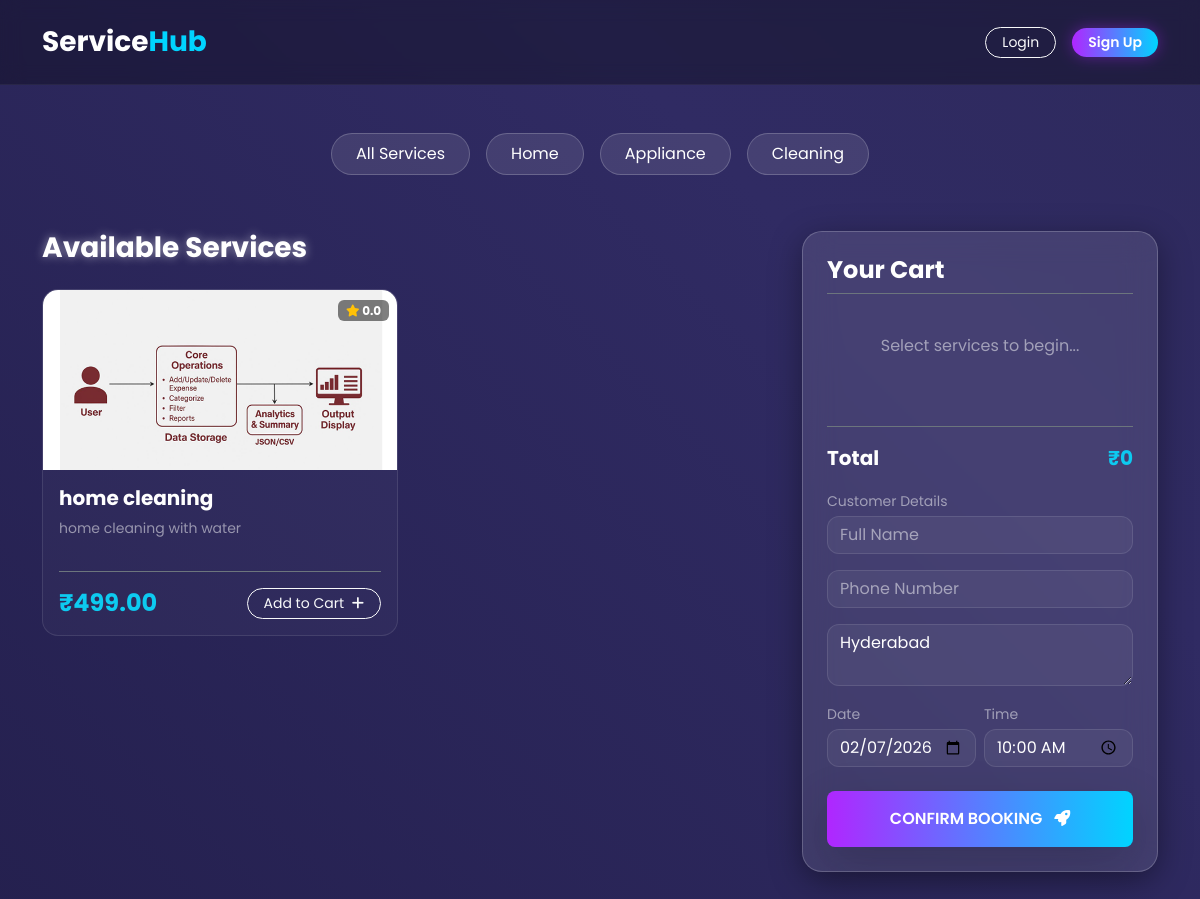
/?category=Cleaning, run on the app's committed database.
### core/models.py (models this page shows, shortened)
class Service(models.Model):
    name = models.CharField(max_length=100)
    description = models.TextField()
    price = models.DecimalField(max_digits=10, decimal_places=2)
    category = models.CharField(max_length=50, choices=[('Home', 'Home'), ('Appliance', 'Appliance'), ('Cleaning', 'Cleaning')], default='Home')
    image = models.ImageField(upload_to='service_images/', blank=True, null=True)
    def average_rating(self):
        reviews = self.reviews.all()
        if reviews:
            return sum([r.rating for r in reviews]) / len(reviews)
        return 0

### core/views.py (the view)
# urls.py: path('', views.home, name='home'),
def home(request):
    services = Service.objects.all()
    category = request.GET.get('category')
    search = request.GET.get('search')
    if category:
        services = services.filter(category=category)
    if search:
        services = services.filter(name__icontains=search)
    if request.method == 'POST':
        if not request.user.is_authenticated:
            return redirect('login')
        cart_data = request.POST.get('cart_json')
        form = BookingForm(request.POST)
        if form.is_valid() and cart_data:
            try:
                cart_items = json.loads(cart_data)
                if not cart_items:
                    messages.error(request, "Your cart is empty!")
                    return redirect('home')
                booking = form.save(commit=False)
                booking.user = request.user
                booking.save() # Get ID
                total = 0
                for item in cart_items:
                    service = Service.objects.get(id=item['id'])
                    qty = int(item['quantity'])
                    BookingItem.objects.create(booking=booking, service=service, quantity=qty, price=service.price)
                    total += (service.price * qty)
                booking.total_amount = total
                booking.save()
                messages.success(request, "Booking Successful!")
                return redirect('my_bookings')
            except Exception as e:
                print(e)
                messages.error(request, "Something went wrong.")
    else:
        form = BookingForm()
    return render(request, 'home.html', {'services': services, 'form': form})

### core/forms.py
class BookingForm(forms.ModelForm):
    class Meta:
        model = Booking
        fields = ['customer_name', 'customer_phone', 'address', 'booking_date', 'booking_time']
        widgets = {
            'customer_name': forms.TextInput(attrs={'class': 'form-control', 'placeholder': 'Full Name'}),
            'customer_phone': forms.TextInput(attrs={'class': 'form-control', 'placeholder': 'Phone Number'}),
            'address': forms.Textarea(attrs={'class': 'form-control', 'rows': 2, 'placeholder': 'Service Address'}),
            'booking_date': forms.DateInput(attrs={'type': 'date', 'class': 'form-control'}),
            'booking_time': forms.TimeInput(attrs={'type': 'time', 'class': 'form-control'}),
        }

### core/templates/home.html (shortened to what this page needs)
{% extends 'base.html' %}
{% block content %}
<div class="container py-5">
    <div class="d-flex gap-3 overflow-auto mb-5 pb-2 justify-content-center">
        <a href="/" class="btn category-btn rounded-pill px-4 py-2">All Services</a>
        <a href="/?category=Home" class="btn category-btn rounded-pill px-4 py-2">Home</a>
        <a href="/?category=Appliance" class="btn category-btn rounded-pill px-4 py-2">Appliance</a>
        <a href="/?category=Cleaning" class="btn category-btn rounded-pill px-4 py-2">Cleaning</a>
    </div>
    <div class="row g-4">
        <div class="col-lg-8">
            <h3 class="fw-bold mb-4" style="text-shadow: 0 0 10px rgba(255,255,255,0.5);">Available Services</h3>
            <div class="row g-4">
                {% for s in services %}
                <div class="col-md-6">
                    <div class="service-card-glass h-100 d-flex flex-column">
                        <div class="position-relative">
                            {% if s.image %}
                            <img src="{{ s.image.url }}" class="w-100" style="height: 180px; object-fit: cover;">
                            {% else %}
                            <div class="bg-dark d-flex align-items-center justify-content-center text-secondary" style="height:180px">
                                <i class="fa fa-cube fa-2x"></i>
                            </div>
                            {% endif %}
                            <div class="position-absolute top-0 end-0 p-2">
                                <span class="badge bg-black bg-opacity-50 backdrop-blur">
                                    <i class="fa fa-star text-warning"></i> {{ s.average_rating|floatformat:1 }}
                                </span>
                            </div>
                        </div>
                        <div class="p-3 d-flex flex-column flex-grow-1">
                            <h5 class="fw-bold text-white">{{ s.name }}</h5>
                            <p class="text-white-50 small flex-grow-1">{{ s.description|truncatewords:10 }}</p>
                            <div class="d-flex justify-content-between align-items-center mt-3 pt-3 border-top border-secondary">
                                <h4 class="text-info m-0 fw-bold">₹{{ s.price }}</h4>
                                <button class="btn btn-sm btn-outline-light rounded-pill px-3"
                                    onclick="addToCart('{{ s.id }}', '{{ s.name }}', {{ s.price }})">
                                    Add to Cart <i class="fa fa-plus ms-1"></i>
                                </button>
                            </div>
                        </div>
                    </div>
                </div>
                {% endfor %}
            </div>
        </div>
        <div class="col-lg-4">
            <div class="glass-panel p-4 position-sticky" style="top: 100px;">
                <h4 class="fw-bold mb-3 border-bottom border-secondary pb-2">Your Cart</h4>
                <div id="cart-list" class="my-3" style="min-height:100px;">
                    <p class="text-white-50 text-center pt-4">Select services to begin...</p>
                </div>
                <div class="d-flex justify-content-between fw-bold fs-5 border-top border-secondary pt-3 mb-3">
                    <span>Total</span>
                    <span class="text-info">₹<span id="cart-total">0</span></span>
                </div>
                <form method="POST">
                    <div class="mb-3">
                        <label class="small text-white-50 mb-1">Customer Details</label>
                        {{ form.customer_name }}
                    </div>
                    <div class="mb-3">{{ form.customer_phone }}</div>
                    <div class="mb-3">{{ form.address }}</div>
                    <div class="row g-2 mb-4">
                        <div class="col-6">
                            <label class="small text-white-50 mb-1">Date</label>
                            {{ form.booking_date }}
                        </div>
                        <div class="col-6">
                            <label class="small text-white-50 mb-1">Time</label>
                            {{ form.booking_time }}
                        </div>
                    </div>
                    <button class="btn btn-neon w-100 py-3 rounded-3 shadow-lg">
                        CONFIRM BOOKING <i class="fa fa-rocket ms-2"></i>
                    </button>
                </form>
            </div>
        </div>
    </div>
</div>
{% endblock %}

### core/templates/base.html (style rules this page uses)
:root { --glass-bg: rgba(255, 255, 255, 0.1); --glass-border: rgba(255, 255, 255, 0.2); --neon-purple: #b026ff; --neon-blue: #00d4ff; --text-color: #ffffff; }
body { font-family: 'Poppins', sans-serif; background: linear-gradient(45deg, #0f0c29, #302b63, #24243e); background-size: 400% 400%; animation: gradientBG 15s ease infinite; color: var(--text-color); min-height: 100vh; }
.glass-panel { background: var(--glass-bg); backdrop-filter: blur(16px); -webkit-backdrop-filter: blur(16px); border: 1px solid var(--glass-border); border-radius: 20px; box-shadow: 0 8px 32px 0 rgba(0, 0, 0, 0.37); }
.btn-neon { background: linear-gradient(90deg, var(--neon-purple), var(--neon-blue)); border: none; color: white; font-weight: 600; box-shadow: 0 0 15px rgba(176, 38, 255, 0.4); transition: 0.3s; }
.form-control, .form-select { background: rgba(255, 255, 255, 0.05); border: 1px solid rgba(255, 255, 255, 0.1); color: white; border-radius: 12px; }
.form-control::placeholder { color: rgba(255,255,255,0.5); }

### core/templates/home.html (style rules this page uses)
.category-btn { background: rgba(255,255,255,0.1); color: white; border: 1px solid rgba(255,255,255,0.2); transition: 0.3s; }
.service-card-glass { background: rgba(255, 255, 255, 0.03); border: 1px solid rgba(255, 255, 255, 0.1); border-radius: 16px; overflow: hidden; transition: transform 0.3s; }

### data on the page
Service: image (picture), average_rating "0.0", name "home cleaning", description "home cleaning with water", price "499.00"
